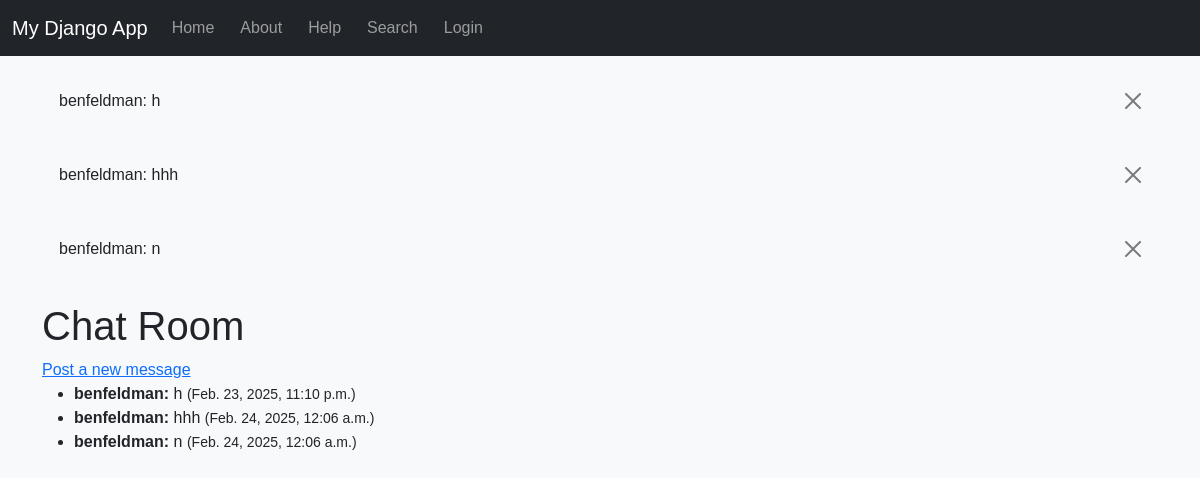
Page /chat/ on the committed database.
### myapp/models.py (models this page shows)
class ChatMessage(models.Model):
    user = models.ForeignKey(User, on_delete=models.CASCADE)
    message = models.TextField()
    timestamp = models.DateTimeField(auto_now_add=True)
    def __str__(self):
        return f"{self.user.username}: {self.message[:20]}"

### myapp/views.py (the view)
# urls.py: path('chat/', views.chat_room, name='chat_room'),
def chat_room(request):
    messages = ChatMessage.objects.all().order_by('timestamp')
    return render(request, 'myapp/chat_room.html', {'messages': messages})

### myapp/templates/myapp/chat_room.html (shortened to what this page needs)
{% extends "myapp/base.html" %}
{% block content %}
<h1>Chat Room</h1>
<a href="{% url 'create_message' %}">Post a new message</a>
<ul>
    {% for msg in messages %}
        <li>
            <strong>{{ msg.user.username }}:</strong> {{ msg.message }} <small>({{ msg.timestamp }})</small>
        </li>
    {% endfor %}
</ul>
{% endblock %}

### myapp/templates/myapp/base.html (shortened to what this page needs)
{% load static %}
<!DOCTYPE html>
<html lang="en">
<head>
    <link href="https://cdn.jsdelivr.net/npm/bootstrap@5.3.0/dist/css/bootstrap.min.css" rel="stylesheet">
    <link rel="stylesheet" type="text/css" href="{% static 'myapp/style.css' %}">
</head>
<body>
    <nav class="navbar navbar-expand-lg navbar-dark bg-dark">
        <div class="container-fluid">
            <a class="navbar-brand" href="{% url 'home' %}">My Django App</a>
            <div class="collapse navbar-collapse" id="navbarNav">
                <ul class="navbar-nav me-auto mb-2 mb-lg-0">
                    <li class="nav-item">
                        <a class="nav-link" href="{% url 'home' %}">Home</a>
                    </li>
                    <li class="nav-item">
                        <a class="nav-link" href="{% url 'about' %}">About</a>
                    </li>
                    <li class="nav-item">
                        <a class="nav-link" href="{% url 'help' %}">Help</a>
                    </li>
                    <li class="nav-item">
                        <a class="nav-link" href="{% url 'search' %}">Search</a>
                    </li>
                    {% if user.is_authenticated %}
                        <li class="nav-item">
                            <a class="nav-link" href="{% url 'logout' %}">Logout</a>
                        </li>
                    {% else %}
                        <li class="nav-item">
                            <a class="nav-link" href="{% url 'login' %}">Login</a>
                        </li>
                    {% endif %}
                </ul>
            </div>
        </div>
    </nav>
    {% if messages %}
    <div class="container mt-3">
        {% for message in messages %}
            <div class="alert alert-{{ message.tags }} alert-dismissible fade show" role="alert">
                {{ message }}
                <button type="button" class="btn-close" data-bs-dismiss="alert" aria-label="Close"></button>
            </div>
        {% endfor %}
    </div>
    {% endif %}
    <div class="container mt-4">
        {% block content %}{% endblock %}
    </div>
</body>
</html>

### myapp/static/myapp/style.css (style rules this page uses)
body { background-color: #f8f9fa; font-family: Arial, sans-serif; margin: 0; padding: 0; }
nav { background-color: #343a40; padding: 10px; }
nav a { color: #ffffff; margin-right: 10px; text-decoration: none; }

### rows in the picture
ChatMessage: user+message "benfeldman: h", user.username "benfeldman", message "h", timestamp "Feb. 23, 2025, 11:10 p.m."
ChatMessage: user+message "benfeldman: hhh", user.username "benfeldman", message "hhh", timestamp "Feb. 24, 2025, 12:06 a.m."
ChatMessage: user+message "benfeldman: n", user.username "benfeldman", message "n", timestamp "Feb. 24, 2025, 12:06 a.m."
